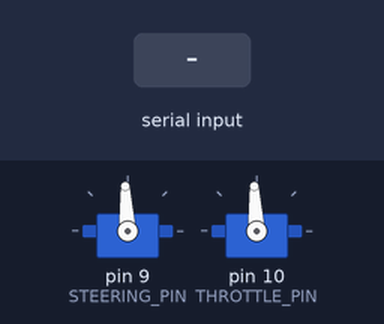
Bench run of a sketch on a simulated Arduino Uno, built with avr-gcc and run on an emulated ATmega328P. Shown: 2 × servo. The inputs (shaded band) are chosen by the test bench. What the sketch prints to the serial monitor is not drawn.

Above: at 1.2 s.
1.3 s: "STEER:\n" received over Serial
At 1.7 s:
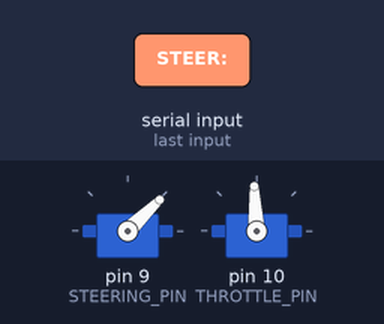
2.8 s: "STOP\n" received over Serial
At 4.1 s:
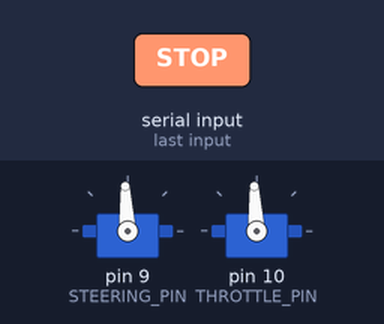
Timing chart, 0 to 5.8 s (numbered marks = the images above; inputs shaded):
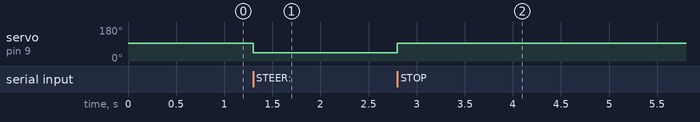

Measured:
- after the input at 1.3 s, servo on pin 9 (STEERING_PIN): 93° → 44° at once
- after the input at 2.8 s, servo on pin 9 (STEERING_PIN): 44° → 93° at once

The sketch:

arduino_controller.ino
```cpp
/*
 * RC Car Arduino Servo/ESC Controller
 *
 * This firmware runs on an Arduino Uno and controls a servo and ESC
 * based on serial commands from the Raspberry Pi.
 *
 * Serial Protocol:
 *   STEER:<pulse_us>    - Set steering servo to pulse width (µs)
 *   THROTTLE:<pulse_us> - Set throttle/ESC to pulse width (µs)
 *   STOP                - Set both to idle/neutral (1500 µs)
 *
 * Note: PWM configuration (min/max values, steering center/range, etc.)
 * is now managed by the Python dashboard on the Raspberry Pi.
 * The Arduino simply receives pre-computed PWM values and applies them.
 *
 * Baud Rate: 9600
 */

#include <Servo.h>

// Pin Configuration
#define STEERING_PIN 9
#define THROTTLE_PIN 10

// PWM Ranges (in microseconds)
#define STEERING_MIN 1000
#define STEERING_MAX 2000
#define PWM_NEUTRAL 1500
#define THROTTLE_IDLE 1500
#define THROTTLE_MAX 2000

// Servo objects
Servo steering_servo;
Servo throttle_esc;

// Current PWM values
uint16_t steering_pwm = PWM_NEUTRAL;
uint16_t throttle_pwm = PWM_NEUTRAL;

// Command buffer
const int BUFFER_SIZE = 32;
char command_buffer[BUFFER_SIZE];
int buffer_index = 0;

void setup() {
  // Initialize serial communication
  Serial.begin(115200);

  // Attach servos to PWM pins
  steering_servo.attach(STEERING_PIN);
  throttle_esc.attach(THROTTLE_PIN);

  // Initialize to neutral
  steering_servo.writeMicroseconds(PWM_NEUTRAL);
  throttle_esc.writeMicroseconds(PWM_NEUTRAL);

  Serial.println("Arduino ready. Awaiting commands...");
}

void loop() {
  // Check for incoming serial data
  while (Serial.available() > 0) {
    char c = Serial.read();

    // Look for newline to signal end of command
    if (c == '\n' || c == '\r') {
      if (buffer_index > 0) {
        command_buffer[buffer_index] = '\0';  // Null terminate
        process_command(command_buffer);
        buffer_index = 0;
      }
    } else if (buffer_index < BUFFER_SIZE - 1) {
      // Add character to buffer
      command_buffer[buffer_index++] = c;
    }
  }
}

void process_command(const char* command) {
  // Parse command string

  if (strncmp(command, "STEER:", 6) == 0) {
    // Extract PWM value
    uint16_t pwm = parse_pwm_value(&command[6]);
    set_steering(pwm);

  } else if (strncmp(command, "THROTTLE:", 9) == 0) {
    // Extract PWM value
    uint16_t pwm = parse_pwm_value(&command[9]);
    set_throttle(pwm);

  } else if (strcmp(command, "STOP") == 0) {
    // Set both to idle/neutral
    set_steering(PWM_NEUTRAL);
    set_throttle(THROTTLE_IDLE);

  } else {
    // Unknown command (silent failure, or uncomment to debug)
    // Serial.print("Unknown: ");
    // Serial.println(command);
  }
}

uint16_t parse_pwm_value(const char* str) {
  // Parse integer from string, return as uint16_t
  uint16_t value = 0;
  while (*str >= '0' && *str <= '9') {
    value = value * 10 + (*str - '0');
    str++;
  }
  return value;
}

void set_steering(uint16_t pwm) {
  // Clamp to valid range
  pwm = constrain(pwm, STEERING_MIN, STEERING_MAX);

  // Update servo
  steering_servo.writeMicroseconds(pwm);
  steering_pwm = pwm;

  // Optional: log the change (comment out for silent operation)
  // Serial.print("STEER: ");
  // Serial.println(pwm);
}

void set_throttle(uint16_t pwm) {
  // Clamp to forward-only range
  pwm = constrain(pwm, THROTTLE_IDLE, THROTTLE_MAX);

  // Update ESC
  throttle_esc.writeMicroseconds(pwm);
  throttle_pwm = pwm;

  // Optional: log the change (comment out for silent operation)
  // Serial.print("THROTTLE: ");
  // Serial.println(pwm);
}
```
